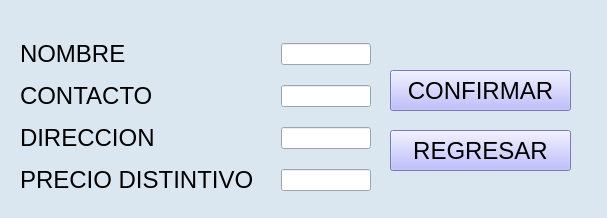
<?xml version="1.0" encoding="UTF-8"?>
<ui version="4.0">
 <class>MainWindow</class>
 <widget class="QMainWindow" name="MainWindow">
  <property name="geometry">
   <rect>
    <x>0</x>
    <y>0</y>
    <width>607</width>
    <height>218</height>
   </rect>
  </property>
  <property name="palette">
   <palette>
    <active>
     <colorrole role="Base">
      <brush brushstyle="SolidPattern">
       <color alpha="255">
        <red>255</red>
        <green>255</green>
        <blue>255</blue>
       </color>
      </brush>
     </colorrole>
     <colorrole role="Window">
      <brush brushstyle="SolidPattern">
       <color alpha="255">
        <red>218</red>
        <green>231</green>
        <blue>240</blue>
       </color>
      </brush>
     </colorrole>
    </active>
    <inactive>
     <colorrole role="Base">
      <brush brushstyle="SolidPattern">
       <color alpha="255">
        <red>255</red>
        <green>255</green>
        <blue>255</blue>
       </color>
      </brush>
     </colorrole>
     <colorrole role="Window">
      <brush brushstyle="SolidPattern">
       <color alpha="255">
        <red>218</red>
        <green>231</green>
        <blue>240</blue>
       </color>
      </brush>
     </colorrole>
    </inactive>
    <disabled>
     <colorrole role="Base">
      <brush brushstyle="SolidPattern">
       <color alpha="255">
        <red>218</red>
        <green>231</green>
        <blue>240</blue>
       </color>
      </brush>
     </colorrole>
     <colorrole role="Window">
      <brush brushstyle="SolidPattern">
       <color alpha="255">
        <red>218</red>
        <green>231</green>
        <blue>240</blue>
       </color>
      </brush>
     </colorrole>
    </disabled>
   </palette>
  </property>
  <property name="windowTitle">
   <string>Editar</string>
  </property>
  <widget class="QWidget" name="centralwidget">
   <widget class="QWidget" name="formLayoutWidget">
    <property name="geometry">
     <rect>
      <x>20</x>
      <y>40</y>
      <width>351</width>
      <height>154</height>
     </rect>
    </property>
    <layout class="QGridLayout" name="gridLayout">
     <item row="3" column="2">
      <spacer name="verticalSpacer_2">
       <property name="orientation">
        <enum>Qt::Vertical</enum>
       </property>
       <property name="sizeHint" stdset="0">
        <size>
         <width>20</width>
         <height>40</height>
        </size>
       </property>
      </spacer>
     </item>
     <item row="5" column="2">
      <spacer name="verticalSpacer">
       <property name="orientation">
        <enum>Qt::Vertical</enum>
       </property>
       <property name="sizeHint" stdset="0">
        <size>
         <width>20</width>
         <height>40</height>
        </size>
       </property>
      </spacer>
     </item>
     <item row="1" column="2">
      <spacer name="verticalSpacer_3">
       <property name="orientation">
        <enum>Qt::Vertical</enum>
       </property>
       <property name="sizeHint" stdset="0">
        <size>
         <width>20</width>
         <height>40</height>
        </size>
       </property>
      </spacer>
     </item>
     <item row="0" column="2">
      <widget class="QLineEdit" name="txtNombreEP"/>
     </item>
     <item row="4" column="2">
      <widget class="QLineEdit" name="txtDireccionEP"/>
     </item>
     <item row="6" column="2">
      <widget class="QLineEdit" name="txtPrecioEP"/>
     </item>
     <item row="2" column="2">
      <widget class="QLineEdit" name="txtContactoEP"/>
     </item>
     <item row="6" column="0">
      <widget class="QLabel" name="lolPrecioP">
       <property name="font">
        <font>
         <pointsize>18</pointsize>
        </font>
       </property>
       <property name="text">
        <string>PRECIO DISTINTIVO</string>
       </property>
      </widget>
     </item>
     <item row="0" column="0">
      <widget class="QLabel" name="lblNombreP">
       <property name="font">
        <font>
         <pointsize>18</pointsize>
        </font>
       </property>
       <property name="text">
        <string>NOMBRE</string>
       </property>
      </widget>
     </item>
     <item row="4" column="0">
      <widget class="QLabel" name="lblDireccionP">
       <property name="font">
        <font>
         <pointsize>18</pointsize>
        </font>
       </property>
       <property name="text">
        <string>DIRECCION</string>
       </property>
      </widget>
     </item>
     <item row="2" column="0">
      <widget class="QLabel" name="lblContactoP">
       <property name="font">
        <font>
         <pointsize>18</pointsize>
        </font>
       </property>
       <property name="text">
        <string>CONTACTO</string>
       </property>
      </widget>
     </item>
     <item row="0" column="1">
      <spacer name="horizontalSpacer">
       <property name="orientation">
        <enum>Qt::Horizontal</enum>
       </property>
       <property name="sizeHint" stdset="0">
        <size>
         <width>40</width>
         <height>20</height>
        </size>
       </property>
      </spacer>
     </item>
    </layout>
   </widget>
   <widget class="QPushButton" name="btnConfirmarEPro">
    <property name="geometry">
     <rect>
      <x>390</x>
      <y>70</y>
      <width>181</width>
      <height>41</height>
     </rect>
    </property>
    <property name="palette">
     <palette>
      <active>
       <colorrole role="Button">
        <brush brushstyle="SolidPattern">
         <color alpha="255">
          <red>170</red>
          <green>170</green>
          <blue>255</blue>
         </color>
        </brush>
       </colorrole>
       <colorrole role="Base">
        <brush brushstyle="SolidPattern">
         <color alpha="255">
          <red>170</red>
          <green>170</green>
          <blue>255</blue>
         </color>
        </brush>
       </colorrole>
       <colorrole role="Window">
        <brush brushstyle="SolidPattern">
         <color alpha="255">
          <red>170</red>
          <green>170</green>
          <blue>255</blue>
         </color>
        </brush>
       </colorrole>
      </active>
      <inactive>
       <colorrole role="Button">
        <brush brushstyle="SolidPattern">
         <color alpha="255">
          <red>170</red>
          <green>170</green>
          <blue>255</blue>
         </color>
        </brush>
       </colorrole>
       <colorrole role="Base">
        <brush brushstyle="SolidPattern">
         <color alpha="255">
          <red>170</red>
          <green>170</green>
          <blue>255</blue>
         </color>
        </brush>
       </colorrole>
       <colorrole role="Window">
        <brush brushstyle="SolidPattern">
         <color alpha="255">
          <red>170</red>
          <green>170</green>
          <blue>255</blue>
         </color>
        </brush>
       </colorrole>
      </inactive>
      <disabled>
       <colorrole role="Button">
        <brush brushstyle="SolidPattern">
         <color alpha="255">
          <red>170</red>
          <green>170</green>
          <blue>255</blue>
         </color>
        </brush>
       </colorrole>
       <colorrole role="Base">
        <brush brushstyle="SolidPattern">
         <color alpha="255">
          <red>170</red>
          <green>170</green>
          <blue>255</blue>
         </color>
        </brush>
       </colorrole>
       <colorrole role="Window">
        <brush brushstyle="SolidPattern">
         <color alpha="255">
          <red>170</red>
          <green>170</green>
          <blue>255</blue>
         </color>
        </brush>
       </colorrole>
      </disabled>
     </palette>
    </property>
    <property name="font">
     <font>
      <pointsize>18</pointsize>
     </font>
    </property>
    <property name="cursor">
     <cursorShape>PointingHandCursor</cursorShape>
    </property>
    <property name="styleSheet">
     <string notr="true">background-color: rgb(170, 170, 255);</string>
    </property>
    <property name="text">
     <string>CONFIRMAR</string>
    </property>
    <property name="icon">
     <iconset>
      <normaloff>../assets/images necesarias/firmar.png</normaloff>../assets/images necesarias/firmar.png</iconset>
    </property>
    <property name="iconSize">
     <size>
      <width>32</width>
      <height>32</height>
     </size>
    </property>
   </widget>
   <widget class="QPushButton" name="btnRegresarEPro">
    <property name="geometry">
     <rect>
      <x>390</x>
      <y>130</y>
      <width>181</width>
      <height>41</height>
     </rect>
    </property>
    <property name="font">
     <font>
      <pointsize>18</pointsize>
     </font>
    </property>
    <property name="cursor">
     <cursorShape>PointingHandCursor</cursorShape>
    </property>
    <property name="styleSheet">
     <string notr="true">background-color: rgb(170, 170, 255);</string>
    </property>
    <property name="text">
     <string>REGRESAR</string>
    </property>
    <property name="icon">
     <iconset>
      <normaloff>../assets/images inventario/flecha-hacia-atras.png</normaloff>../assets/images inventario/flecha-hacia-atras.png</iconset>
    </property>
    <property name="iconSize">
     <size>
      <width>30</width>
      <height>30</height>
     </size>
    </property>
   </widget>
  </widget>
 </widget>
 <resources/>
 <connections/>
</ui>
